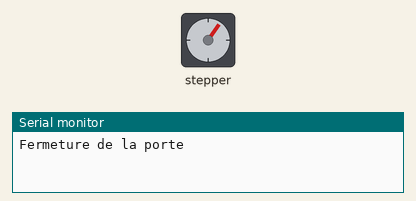
This sketch was run on a simulated Arduino Uno, built with avr-gcc and run on an emulated ATmega328P. Parts: stepper motor, the last lines printed to the serial monitor. Stepper angles assume 100 steps per turn.

Above: at 0.15 s.
At 14.36 s:
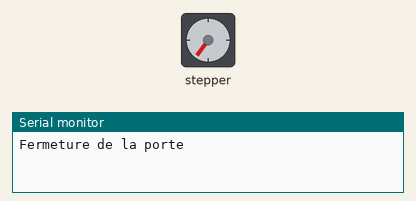
At 28.9 s:
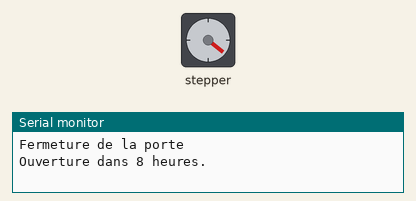
Timing chart, 0 to 30.4 s (numbered marks = the images above):
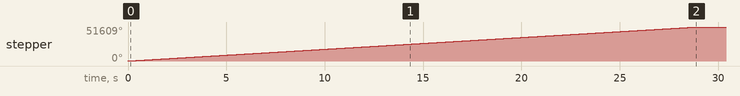

The sketch:

portePoulallier.ino
```cpp
//Inclure la librairie stepper.h et ds1302
  #include <Stepper.h>
  #include <stdio.h>
  #include <DS1302.h>
  #define STEPS 100
  int Steps2Take = 0;

  //Créer une instance de la classe stepper
  //Le moteur (fils 1 2 3 4) est branché sur les sorties 2 3 4 5 de l'Arduino (et sur GND, +V)
  Stepper stepper_avant(STEPS, 2, 4, 3, 5);     // Sens horaire
  Stepper stepper_arriere(STEPS, 5, 3, 4, 2);  // Sens anti-horaire

  int nombre_heure_ouverte = 16; //de 6h à 22h
  int nombre_heure_fermee = 8; //de 22h à 6h
  int nombre_de_tour = 7; //nombre de rotation du moteur pas à pas

void setup()
 {
  Serial.begin(9600);     // 9600 bps
  }

void loop(){
      Serial.println("Fermeture de la porte");
      fermer_porte();

      Serial.print("Ouverture dans ");
      Serial.print(calcul_delay(nombre_heure_fermee)/1000/60/60);
      Serial.print(" heures.");
      delay(calcul_delay(nombre_heure_fermee));

      Serial.println("Ouverture de la porte");
      ouvrir_porte();

      Serial.print("Fermeture dans ");
      Serial.print(calcul_delay(nombre_heure_ouverte)/1000/60/60);
      Serial.print(" heures.");

      delay(calcul_delay(nombre_heure_ouverte));
}


void ouvrir_porte(){
  int nbStep = calcul_nbStep(nombre_de_tour);
    stepper_avant.setSpeed(300);
    stepper_avant.step(nbStep);  //Ca tourne
 }

 void fermer_porte(){
  int nbStep = calcul_nbStep(nombre_de_tour);
    stepper_arriere.setSpeed(300);
    stepper_arriere.step(nbStep);  //Ca tourne
 }

 int calcul_nbStep(int tour){
 //1 tour = 2048steps
  return 2048*tour;
 }

 long calcul_delay(int nbHeure){
  //1h = 60 minutes = 60 × 60 secondes = 3600 secondes = 3600 × 1000 milliseconds = 3,600,000 ms
  long a = nbHeure*3600000;
  return a;
 }
```

Measured:
- by itself, stepper: turns 51609° clockwise in 28.9 s
